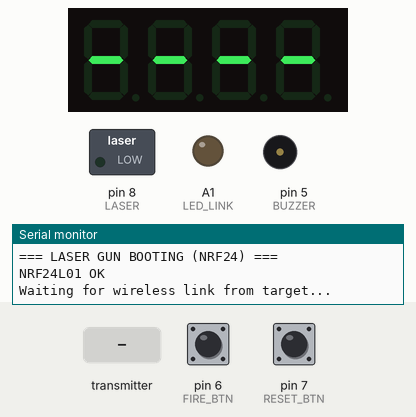
Bench run of a sketch on a simulated Arduino Uno, built with avr-gcc and run on an emulated ATmega328P. Parts: 4-digit seven-segment display, switched loads named in the sketch (green lamp = pin HIGH), output pins drawn as LEDs (lit = HIGH), buzzer (waves = sounding, pin HIGH), the last lines printed to the serial monitor. The test bench sets the inputs (shaded band); at power-on: pin 6 (FIRE_BTN) HIGH, pin 7 (RESET_BTN) HIGH. No radio packets arrive unless stated.

Above: at 1.2 s.
1.3 s: the transmitter starts sending msgType = 0
At 2.3 s:
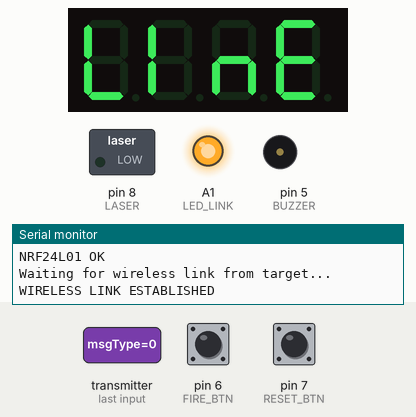
3.0 s: pin 6 (FIRE_BTN) pulled LOW for 0.15 s
At 3.5 s:
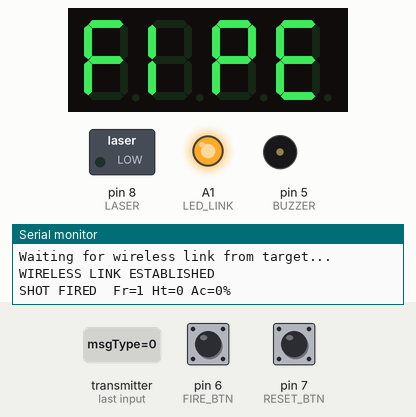
6.1 s: pin 7 (RESET_BTN) pulled LOW for 0.15 s
At 6.6 s:
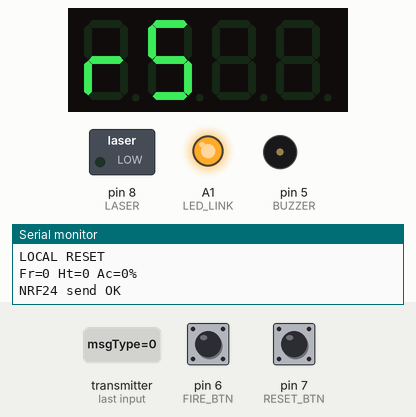
6.8 s: pin 6 (FIRE_BTN) pulled LOW for 1 s
At 7.9 s:
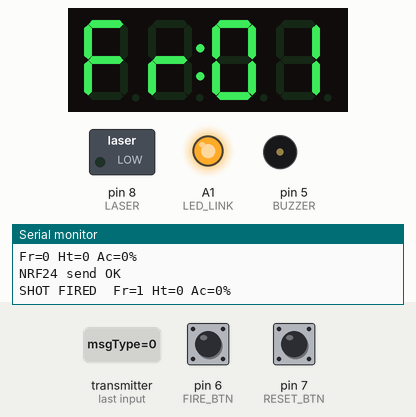
10.0 s: pin 7 (RESET_BTN) pulled LOW for 1 s
At 10.5 s:
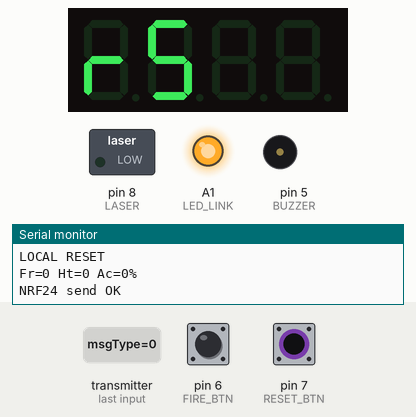
11.6 s: the transmitter starts sending msgType = 255
Timing chart, 0 to 14.1 s (numbered marks = the images above; inputs shaded):
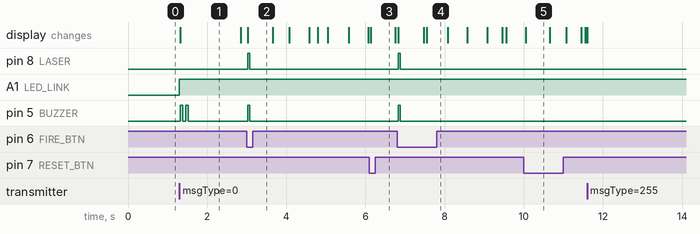

Measured:
- after the input at 1.3 s, A1 (LED_LINK): LOW → HIGH at once; pin 5 (BUZZER): alternates HIGH for 0.06 s and LOW for 0.08 s, 4 changes in all, then stays LOW, starting at once; the display: changes at once (image 1)
- after the input at 3.0 s, pin 8 (LASER), pin 5 (BUZZER): LOW → HIGH at once, → LOW 0.05 s later; the display: changes at once (image 2)
- after the input at 6.1 s, the display: changes at once (image 3)
- after the input at 6.8 s, pin 8 (LASER), pin 5 (BUZZER): LOW → HIGH at once, → LOW 0.05 s later; the display: first changes at once (image 4 shows a later state)
- after the input at 10.0 s, the display: changes after 0.05 s (image 5)
- what the display in image 1 shows lasts 1.5 s, from 1.3 s to 2.8 s
- what the display in image 5 shows lasts 0.6 s, from 10.1 s to 10.7 s

The sketch:

LASER_GUN_NRF24.ino
```cpp
// ============================================================
//  LASER TAG – GUN UNIT  (NRF24L01 wireless)
//  Libraries : TM1637Display, RF24 by TMRh20
//
//  PIN MAP
//  ┌─────────────┬──────────┐
//  │ TM1637 DIO  │  D2      │
//  │ TM1637 CLK  │  D3      │
//  │ BUZZER      │  D5      │
//  │ FIRE_BTN    │  D6      │  INPUT_PULLUP
//  │ RESET_BTN   │  D7      │  INPUT_PULLUP
//  │ LASER       │  D8      │
//  │ NRF24 CE    │  D9      │
//  │ NRF24 CSN   │  D10     │
//  │ NRF24 MOSI  │  D11     │  (SPI – do not change)
//  │ NRF24 MISO  │  D12     │  (SPI – do not change)
//  │ NRF24 SCK   │  D13     │  (SPI – do not change)
//  │ NRF24 VCC   │  3.3V    │  ← NOT 5V !
//  │ NRF24 GND   │  GND     │
//  │ LED_LINK    │  A1      │  RED LED (link + fire indicator)
//  └─────────────┴──────────┘
//
//  LED_LINK behaviour
//    Steady ON  = wireless link alive
//    OFF        = no link / waiting
//    Flash 80ms = laser just fired
//
//  Install library: RF24 by TMRh20 (Library Manager)
// ============================================================

#include <TM1637Display.h>
#include <SPI.h>
#include <RF24.h>

// ──── PIN DEFINES ────────────────────────────────────────────
#define DIO        2
#define CLK        3
#define BUZZER     5
#define FIRE_BTN   6
#define RESET_BTN  7
#define LASER      8
#define NRF_CE     9
#define NRF_CSN    10
#define LED_LINK   A1   // RED LED

// ──── NRF24 SETUP ────────────────────────────────────────────
// Two pipes – gun listens on PIPE_GUN, target listens on PIPE_TARGET
// Both addresses must match exactly in target sketch
const byte PIPE_GUN[6]    = "GUNIT";   // gun  receives on this
const byte PIPE_TARGET[6] = "TGTXX";   // gun  sends    on this

RF24 radio(NRF_CE, NRF_CSN);

// ──── RF PACKET PROTOCOL ─────────────────────────────────────
#define MSG_HIT       0x01   // target → gun : hit update
#define MSG_HEARTBEAT 0x02   // target → gun : i am alive
#define MSG_RESET     0xFF   // gun → target : reset command

struct Packet {
  byte msgType;
  byte value;      // hitCount for MSG_HIT, 0 otherwise
};

// ──── TIMING (ms) ────────────────────────────────────────────
#define LASER_ON_MS        80
#define EVENT_MSG_MS      600
#define LINK_MSG_MS      1500   // "LinE" shown for longer
#define COLON_BLINK_MS    500
#define ROTATE_MS        2000
#define LINK_TIMEOUT_MS  3000
#define LED_FLASH_MS       80

// ──── OBJECTS ────────────────────────────────────────────────
TM1637Display display(CLK, DIO);

// ──── COUNTERS ───────────────────────────────────────────────
byte fireCount = 0;
byte hitCount  = 0;

// ──── BUTTON STATES ──────────────────────────────────────────
bool lastFireState  = HIGH;
bool lastResetState = HIGH;

// ──── COLON BLINK ────────────────────────────────────────────
bool          colonState    = false;
unsigned long lastColonBlink = 0;

// ──── DISPLAY ROTATION ───────────────────────────────────────
byte          displayMode = 0;        // 0=Fr 1=Ht 2=Ac
unsigned long lastRotate  = 0;

// ──── EVENT MESSAGE OVERLAY ──────────────────────────────────
bool          eventMessage  = false;
unsigned long eventStart    = 0;
unsigned long eventDuration = EVENT_MSG_MS;

// ──── OUTPUT PULSE (laser + buzzer) ──────────────────────────
bool          outputsActive = false;
unsigned long outputStart   = 0;

// ──── LINK LED ───────────────────────────────────────────────
bool          ledFlashActive = false;
unsigned long ledFlashStart  = 0;
bool          linkAlive      = false;
bool          linkWasAlive   = false;
unsigned long lastPacketSeen = 0;

// ──── SEGMENT DEFINITIONS ────────────────────────────────────
const uint8_t FRSEG[2] = {
  SEG_A|SEG_E|SEG_F|SEG_G,               // F
  SEG_E|SEG_G                             // r
};
const uint8_t HTSEG[2] = {
  SEG_B|SEG_C|SEG_E|SEG_F|SEG_G,         // H
  SEG_D|SEG_E|SEG_F|SEG_G                // t
};
const uint8_t ACSEG[2] = {
  SEG_A|SEG_B|SEG_C|SEG_E|SEG_F|SEG_G,  // A
  SEG_D|SEG_E|SEG_G                       // c
};
const uint8_t FIREMSG[4] = {
  SEG_A|SEG_E|SEG_F|SEG_G,               // F
  SEG_E|SEG_F,                            // I
  SEG_A|SEG_B|SEG_E|SEG_F|SEG_G,         // r (looks like P)
  SEG_A|SEG_D|SEG_E|SEG_F|SEG_G          // E
};
const uint8_t HITMSG[4] = {
  SEG_B|SEG_C|SEG_E|SEG_F|SEG_G,         // H
  SEG_E|SEG_F,                            // I
  SEG_D|SEG_E|SEG_F|SEG_G,               // t
  0
};
const uint8_t RSMSG[4] = {
  SEG_E|SEG_G,                            // r
  SEG_A|SEG_C|SEG_D|SEG_F|SEG_G,         // S
  0, 0
};
// "LinE" – wireless link established confirmation
const uint8_t LINKMSG[4] = {
  SEG_D|SEG_E|SEG_F,                      // L
  SEG_E|SEG_F,                            // I
  SEG_C|SEG_E|SEG_G,                      // n
  SEG_A|SEG_D|SEG_E|SEG_F|SEG_G          // E
};
// "- - - -" waiting for link
const uint8_t WAITDASH[4] = {
  SEG_G, SEG_G, SEG_G, SEG_G
};

// ──── DISPLAY HELPERS ────────────────────────────────────────
void showPrefixed(const uint8_t* prefix, byte value) {
  uint8_t data[4];
  data[0] = prefix[0];
  data[1] = prefix[1];
  data[2] = display.encodeDigit(value / 10);
  data[3] = display.encodeDigit(value % 10);
  if (colonState) data[1] |= 0x80;
  display.setSegments(data);
}

void updateDisplay() {
  if (eventMessage) return;
  if (!linkAlive) {
    display.setSegments(WAITDASH);   // "- - - -" until link up
    return;
  }
  if (displayMode == 0) showPrefixed(FRSEG, fireCount);
  if (displayMode == 1) showPrefixed(HTSEG, hitCount);
  if (displayMode == 2) {
    byte acc = (fireCount > 0) ? (hitCount * 100) / fireCount : 0;
    if (acc > 99) acc = 99;
    showPrefixed(ACSEG, acc);
  }
}

void showEvent(const uint8_t* msg4, unsigned long dur = EVENT_MSG_MS) {
  eventMessage  = true;
  eventStart    = millis();
  eventDuration = dur;
  display.setSegments(msg4);
}

// ──── DEBUG ──────────────────────────────────────────────────
void debugCounts() {
  Serial.print("Fr="); Serial.print(fireCount);
  Serial.print(" Ht="); Serial.print(hitCount);
  Serial.print(" Ac=");
  Serial.print(fireCount > 0 ? (hitCount * 100) / fireCount : 0);
  Serial.println("%");
}

// ──── NRF24 SEND TO TARGET ───────────────────────────────────
bool rfSend(byte msgType, byte value) {
  radio.stopListening();                   // switch to TX mode

  Packet pkt = { msgType, value };
  bool ok = radio.write(&pkt, sizeof(pkt));

  radio.startListening();                  // back to RX mode

  if (ok)
    Serial.println("NRF24 send OK");
  else
    Serial.println("NRF24 send FAILED (no ACK)");

  return ok;
}

// ──── SETUP ──────────────────────────────────────────────────
void setup() {
  Serial.begin(9600);
  Serial.println("=== LASER GUN BOOTING (NRF24) ===");

  // Outputs
  pinMode(BUZZER,    OUTPUT);
  pinMode(LASER,     OUTPUT);
  pinMode(LED_LINK,  OUTPUT);
  digitalWrite(BUZZER,   LOW);
  digitalWrite(LASER,    LOW);
  digitalWrite(LED_LINK, LOW);

  // Inputs
  pinMode(FIRE_BTN,  INPUT_PULLUP);
  pinMode(RESET_BTN, INPUT_PULLUP);

  display.setBrightness(7);
  display.setSegments(WAITDASH);    // show dashes immediately

  // ── NRF24 init ──────────────────────────────────────────────
  if (!radio.begin()) {
    Serial.println("ERROR: NRF24L01 not found! Check wiring + 3.3V power.");
    // Flash LED rapidly to signal hardware fault
    while (true) {
      digitalWrite(LED_LINK, !digitalRead(LED_LINK));
      delay(150);
    }
  }

  radio.setPALevel(RF24_PA_HIGH);     // HIGH power for reliability
  radio.setDataRate(RF24_250KBPS);    // slowest = best range + reliability
  radio.setRetries(5, 15);            // 5×250µs delay, up to 15 retries
  radio.setChannel(108);              // channel 108 = 2.508 GHz, avoids Wi-Fi
  radio.setPayloadSize(sizeof(Packet));

  // Gun listens on PIPE_GUN, writes to PIPE_TARGET
  radio.openReadingPipe(1, PIPE_GUN);
  radio.openWritingPipe(PIPE_TARGET);
  radio.startListening();

  Serial.println("NRF24L01 OK");
  Serial.println("Waiting for wireless link from target...");
}

// ──── MAIN LOOP ──────────────────────────────────────────────
void loop() {
  unsigned long now = millis();

  // ── 1. Colon blink ──────────────────────────────────────────
  if (now - lastColonBlink >= COLON_BLINK_MS) {
    lastColonBlink = now;
    colonState = !colonState;
    updateDisplay();
  }

  // ── 2. Turn off laser + buzzer after pulse ───────────────────
  if (outputsActive && now - outputStart >= LASER_ON_MS) {
    digitalWrite(LASER,  LOW);
    digitalWrite(BUZZER, LOW);
    outputsActive = false;
  }

  // ── 3. LED flash timeout (fire indicator) ───────────────────
  // After flash, return LED to link-status state
  if (ledFlashActive && now - ledFlashStart >= LED_FLASH_MS) {
    ledFlashActive = false;
    digitalWrite(LED_LINK, linkAlive ? HIGH : LOW);
  }

  // ── 4. Clear event message ───────────────────────────────────
  if (eventMessage && now - eventStart >= eventDuration) {
    eventMessage = false;
    updateDisplay();
  }

  // ── 5. Display rotation ──────────────────────────────────────
  if (!eventMessage && linkAlive && now - lastRotate >= ROTATE_MS) {
    lastRotate = now;
    displayMode = (displayMode + 1) % 3;
    updateDisplay();
  }

  // ── 6. Link watchdog ─────────────────────────────────────────
  if (linkAlive && now - lastPacketSeen > LINK_TIMEOUT_MS) {
    linkAlive = false;
    digitalWrite(LED_LINK, LOW);     // LED OFF = link lost
    Serial.println("LINK LOST");
    display.setSegments(WAITDASH);   // back to dashes
  }

  // Edge: link just established
  if (linkAlive && !linkWasAlive) {
    Serial.println("WIRELESS LINK ESTABLISHED");
    digitalWrite(LED_LINK, HIGH);    // LED ON solid = link alive
    showEvent(LINKMSG, LINK_MSG_MS); // show "LinE" for 1.5 s
    // Confirmation beep – two short
    digitalWrite(BUZZER, HIGH); delay(60);
    digitalWrite(BUZZER, LOW);  delay(80);
    digitalWrite(BUZZER, HIGH); delay(60);
    digitalWrite(BUZZER, LOW);
  }
  linkWasAlive = linkAlive;

  // ── 7. Receive packet from target ───────────────────────────
  if (radio.available()) {
    Packet pkt;
    radio.read(&pkt, sizeof(pkt));

    lastPacketSeen = now;
    if (!linkAlive) linkAlive = true;   // first packet = link up

    if (pkt.msgType == MSG_HIT) {
      hitCount = pkt.value;
      Serial.print("NRF24 HIT UPDATE  hitCount=");
      Serial.println(hitCount);
      debugCounts();
      showEvent(HITMSG);

    } else if (pkt.msgType == MSG_HEARTBEAT) {
      // Just keeps link alive – no display change needed
      Serial.println("NRF24 heartbeat from target");

    } else if (pkt.msgType == MSG_RESET) {
      fireCount = 0;
      hitCount  = 0;
      Serial.println("NRF24 RESET from target");
      debugCounts();
      showEvent(RSMSG);
    }
  }

  // ── 8. FIRE button ───────────────────────────────────────────
  bool currentFire = digitalRead(FIRE_BTN);

  if (currentFire == LOW && lastFireState == HIGH) {
    delay(30);
    if (digitalRead(FIRE_BTN) == LOW) {

      if (fireCount < 99) fireCount++;
      else                fireCount = 0;

      Serial.print("SHOT FIRED  ");
      debugCounts();

      // Laser + buzzer pulse
      digitalWrite(LASER,  HIGH);
      digitalWrite(BUZZER, HIGH);
      outputsActive = true;
      outputStart   = now;

      // LED flash (overrides steady-ON briefly)
      digitalWrite(LED_LINK, HIGH);
      ledFlashActive = true;
      ledFlashStart  = now;

      showEvent(FIREMSG);
    }
  }
  lastFireState = currentFire;

  // ── 9. RESET button ──────────────────────────────────────────
  bool currentReset = digitalRead(RESET_BTN);

  if (currentReset == LOW && lastResetState == HIGH) {
    delay(30);
    if (digitalRead(RESET_BTN) == LOW) {
      fireCount = 0;
      hitCount  = 0;
      Serial.println("LOCAL RESET");
      debugCounts();

      rfSend(MSG_RESET, 0);    // tell target to reset too

      showEvent(RSMSG);
      updateDisplay();
    }
  }
  lastResetState = currentReset;
}
```
